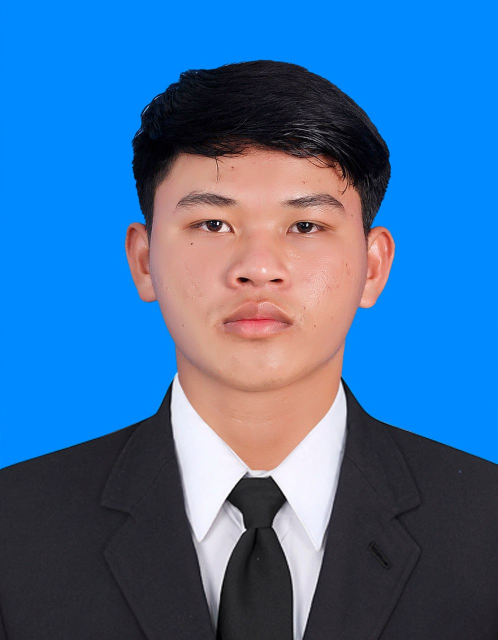
#> input picture Beginner/image.jpg, 995 x 1280 px, found by its file name (shown at 1/2 size)
$ python image_draw_solid.py
#> lines starting #> are read from the running program, lines starting #| are printed output that depends on the picture
import numpy as np
from PIL import Image


def draw_image_as_ascii(image_path, new_width=100):
#> called with new_width = 100
    try:
        # 1. Load the image and convert to grayscale ('L' mode)
        img = Image.open(image_path).convert('L')
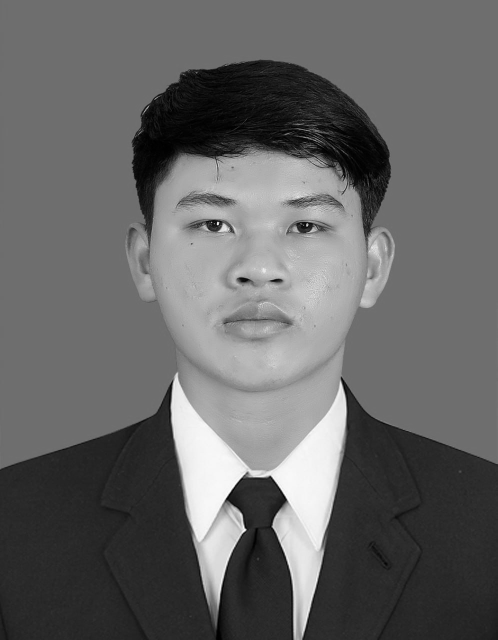
#> img: PIL image 995x1280 L (shown at 1/2 size); min 0, max 255, mean 101.2

        # 2. Resize maintaining aspect ratio (crucial so you don't look stretched!)
        width, height = img.size
#> width = 995; height = 1280
        aspect_ratio = height / width
#> aspect_ratio = 1.29
        new_height = int(new_width * aspect_ratio * 0.5)  # 0.5 compensates for tall text characters
#> new_height = 64
        img = img.resize((new_width, new_height))
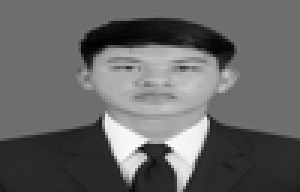
#> img: PIL image 100x64 L (shown 3 times larger); min 1, max 254, mean 101.2

        # 3. Convert image pixels to a numpy array
        pixels = np.array(img)

        # 4. Generate and print the ASCII grid
        print("\n--- GENERATING ART ---\n")
        for row in pixels:
            line = ""
            for pixel_value in row:
                # If the pixel is dark (suit/hair), print *
                # If the pixel is light (background/shirt), print a space
                if pixel_value < 120:
                    line += "*"
                else:
                    line += " "
            print(line)
#> this loop made 64 passes

    except Exception as e:
        print(f"Error: {e}")


# --- THIS PART RUNS THE CODE ---
# Put the full path to your image here!
my_image = r"C:\Project\PythonProject\Beginner\image.jpg"
draw_image_as_ascii(my_image)
